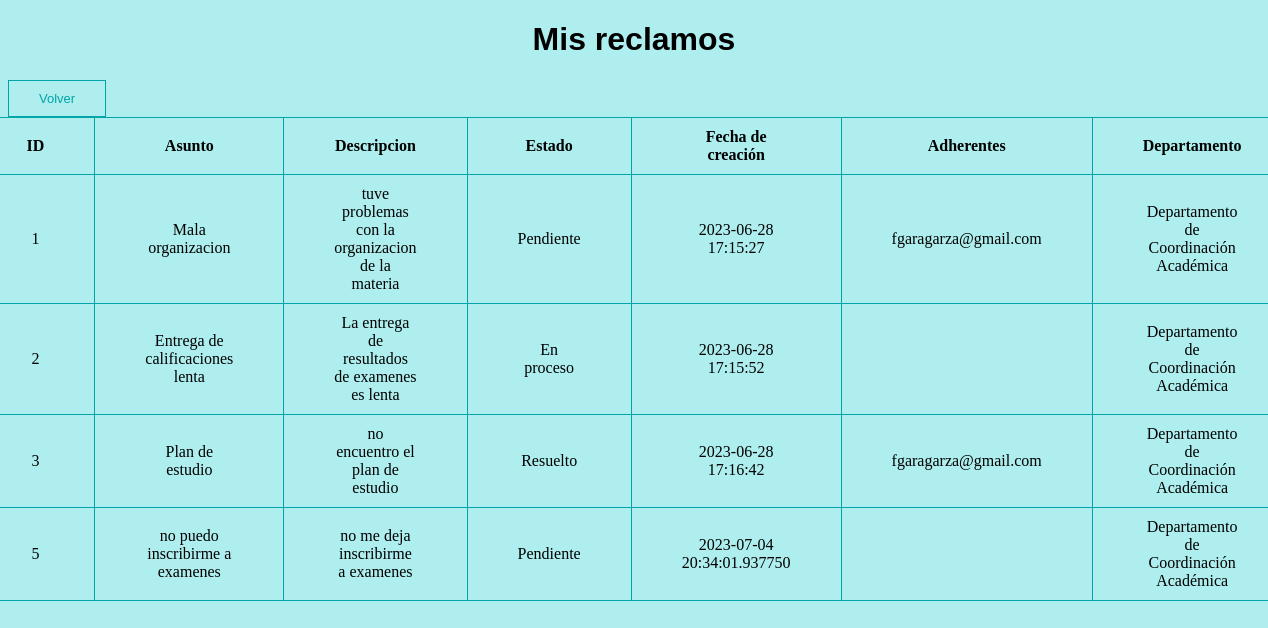
The app's page /mis_reclamos (signed in), older data.
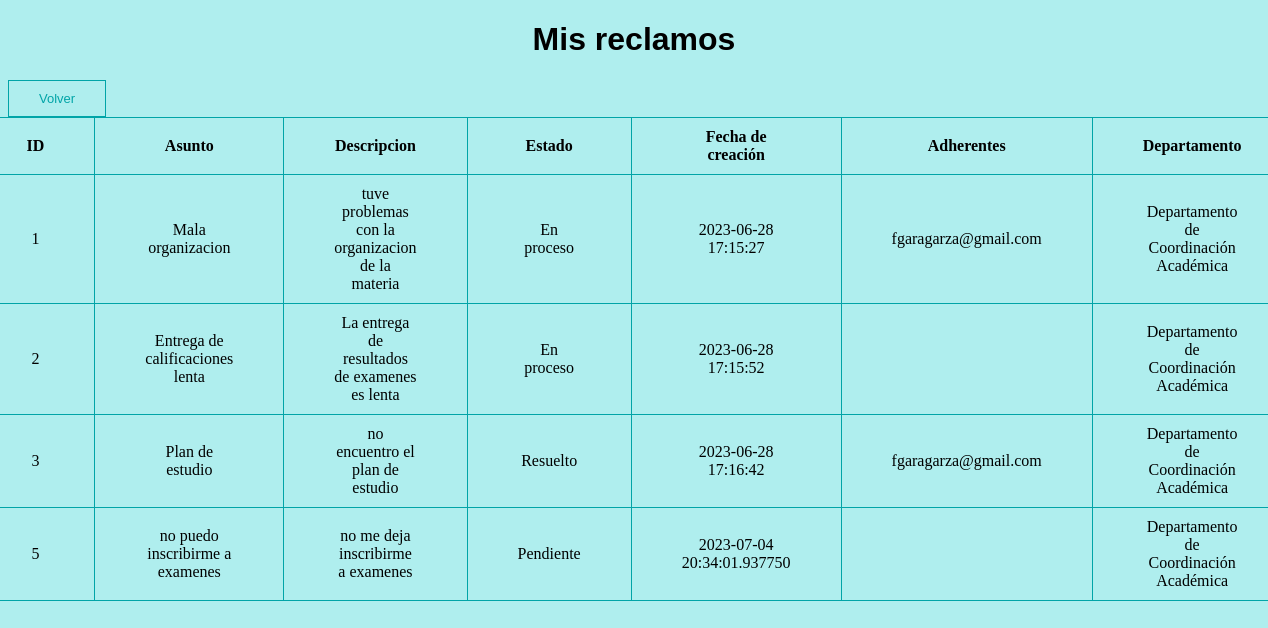
The same page, newer data.
### modules/class_reclamo.py (models this page shows, shortened)
class Reclamo(db.Model):
    id = db.Column(db.Integer,primary_key=True)
    usuario_creador = db.Column(db.String(100))
    asunto = db.Column(db.String(1000))
    descripcion = db.Column(db.String(1000))
    departamento_id = db.Column(db.Integer, db.ForeignKey('departamento.id'), nullable=True)
    estado =  db.Column(db.String(100))
    adherente = db.Column(db.String(100))
    fecha = db.Column(db.DateTime, default=datetime.utcnow)

### server.py (the view)
@app.route("/mis_reclamos", methods=['GET','POST'])
@login_required
def mis_reclamos():
    mis_reclamos = Reclamo.query.filter_by(usuario_creador=current_user.email)
    departamentos = Departamento.query.all()
    return render_template('mis_reclamos.html',mis_reclamos=mis_reclamos, departamentos=departamentos)

### server.py (called while the page is built)
@login_manager.user_loader
def user_loader(user_id):
    user = Usuario.query.get(user_id)
    if user:
        if user.id in admin_list:
            return Jefe_departamento.query.get(user_id)  #en base al id clasifica al usuario actual en jefe o usuario final
        else:
            return Usuario_final.query.get(user_id)

### templates/mis_reclamos.html (shortened to what this page needs)
<!DOCTYPE html>
<html lang="en">
<html>
    <head style="background-color:paleturquoise">
    </head>
    <body style="background-color:paleturquoise">
        <h1 class="centrar_element">Mis reclamos</h1>
        <button onclick="location.href='/pantalla_principal'">Volver</button>
        <div class="table-container">
            <table>
                <tr>
                    <td><b>ID</b></td>
                    <td><b>Asunto</b></td>
                    <td><b>Descripcion</b></td>
                    <td><b>Estado</b></td>
                    <td><b>Fecha de creación</b></td>
                    <td><b>Adherentes</b></td>
                    <td><b>Departamento</b></td>
                </tr>
                {% for reclamo in mis_reclamos %}
                    <tr>
                        <td> {{ reclamo.id }} </td>
                        <td> {{ reclamo.asunto }} </td>
                        <td> {{ reclamo.descripcion }} </td>
                        <td> {{ reclamo.estado }} </td>
                        <td> {{ reclamo.fecha }} </td>
                        <td> {{ reclamo.adherente }} </td>
                        {% if reclamo.departamento_id == None %}
                                <td>En espera de asignación</td>
                        {% else %}
                            {% for departamento in departamentos %}
                                {% if departamento.id == reclamo.departamento_id %}
                                    <td> {{ departamento.nombre }} </td>
                                {% endif %}
                            {% endfor %}
                        {% endif %}
                    </tr>
                {% endfor %}
            </table>
        </div>
    </body>

Row changes from the older to the newer data that the page shows:
changed Reclamo "Mala organizacion": estado "Pendiente" → "En proceso"
